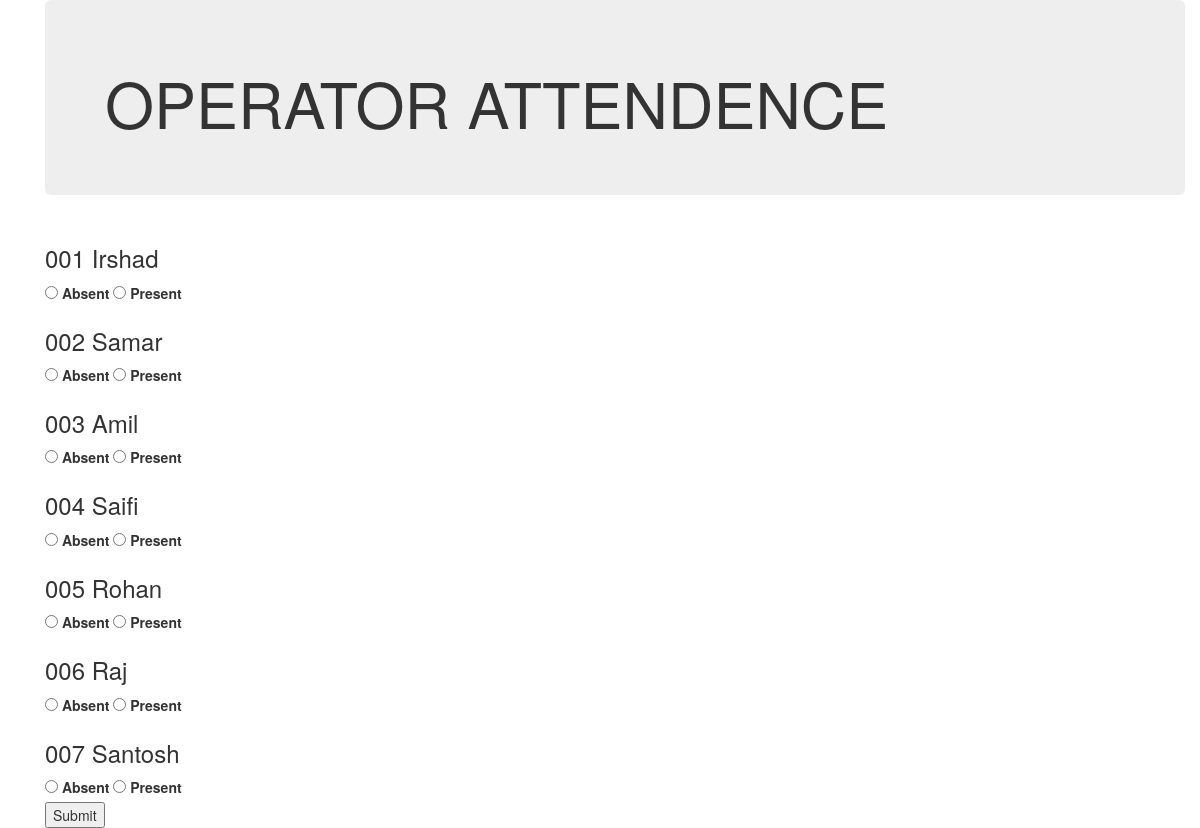
The app's page /attendence/ with its own data.
### authenticate/models.py (models this page shows, shortened)
class UserProfileInfo(models.Model):
    operator_name = models.CharField(max_length=50,default='')
    operator_id = models.CharField(max_length=5,default='')
    address=models.CharField(max_length=100,default='')
    product_category=models.CharField(max_length=100,default='')
    product_sub_category=models.CharField(max_length=100,default='')
    operation=models.CharField(max_length=100,default='')
    operation_complexity=models.CharField(max_length=100,default='')
    no_of_operation=models.CharField(max_length=100,default='')
    skill_percentage=models.CharField(max_length=3,default='')
    grade=models.CharField(max_length=1,default='')
    password = models.CharField(max_length=10,default='')

### attendence/views.py (the view)
def takeattendence(request):
    context={}
    operator_list=UserProfileInfo.objects.all()
    context['operator_list']=operator_list
    return render(request,'authenticate/takeattendence.html',context)

### templates/authenticate/takeattendence.html (shortened to what this page needs)
{% extends "authenticate/base.html" %}
{% block body_block %}
<div class="container">
  <div class="jumbotron">
    <h1>OPERATOR ATTENDENCE</h1>
  </div>
</div>
<div class="container">
  <form action="submitattendence" method="post">
    {% for operator in operator_list %}
      <div class="">
          <h3>{{ operator.operator_id }} {{ operator.operator_name }} </h3>
          <input type="radio" id="absent" name='{{ operator.operator_id }}' value="absent" required>
          <label for="absent">Absent</label>
          <input type="radio" id="present" name='{{ operator.operator_id }}' value="present" required>
          <label for="present">Present</label
      </div>
    {% endfor %}
    <br>
    <input type="submit" name="submit" value="Submit">
  </form>
</div>
{% endblock %}

### records on screen
UserProfileInfo: operator_id "001", operator_name "Irshad"
UserProfileInfo: operator_id "002", operator_name "Samar"
UserProfileInfo: operator_id "003", operator_name "Amil"
UserProfileInfo: operator_id "004", operator_name "Saifi"
UserProfileInfo: operator_id "005", operator_name "Rohan"
UserProfileInfo: operator_id "006", operator_name "Raj"
UserProfileInfo: operator_id "007", operator_name "Santosh"
